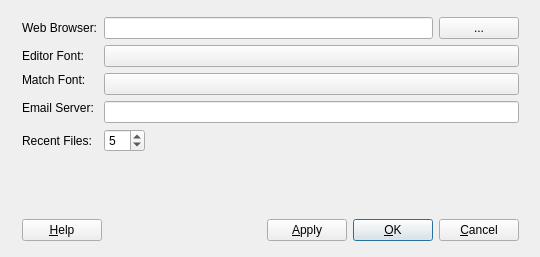
<?xml version="1.0" encoding="UTF-8"?>
<ui version="4.0">
 <class>PrefsBA</class>
 <widget class="QDialog" name="PrefsBA">
  <property name="geometry">
   <rect>
    <x>0</x>
    <y>0</y>
    <width>540</width>
    <height>257</height>
   </rect>
  </property>
  <property name="windowTitle">
   <string>Preferences</string>
  </property>
  <property name="sizeGripEnabled">
   <bool>false</bool>
  </property>
  <widget class="QWidget" name="layout5">
   <property name="geometry">
    <rect>
     <x>11</x>
     <y>6</y>
     <width>519</width>
     <height>246</height>
    </rect>
   </property>
   <layout class="QVBoxLayout">
    <item>
     <layout class="QGridLayout">
      <item row="1" column="0">
       <widget class="QLabel" name="TextLabel2">
        <property name="sizePolicy">
         <sizepolicy hsizetype="Fixed" vsizetype="Minimum">
          <horstretch>0</horstretch>
          <verstretch>0</verstretch>
         </sizepolicy>
        </property>
        <property name="text">
         <string>Editor Font:</string>
        </property>
        <property name="wordWrap">
         <bool>false</bool>
        </property>
       </widget>
      </item>
      <item row="0" column="3">
       <widget class="QPushButton" name="browserButton">
        <property name="sizePolicy">
         <sizepolicy hsizetype="Fixed" vsizetype="Fixed">
          <horstretch>0</horstretch>
          <verstretch>0</verstretch>
         </sizepolicy>
        </property>
        <property name="text">
         <string>...</string>
        </property>
       </widget>
      </item>
      <item row="0" column="1" colspan="2">
       <widget class="QLineEdit" name="browserEdit"/>
      </item>
      <item row="2" column="1" rowspan="2" colspan="3">
       <widget class="QPushButton" name="fontButtonMatch">
        <property name="text">
         <string/>
        </property>
       </widget>
      </item>
      <item row="2" column="0">
       <widget class="QLabel" name="textLabel1">
        <property name="text">
         <string>Match Font:</string>
        </property>
        <property name="wordWrap">
         <bool>false</bool>
        </property>
       </widget>
      </item>
      <item row="1" column="1" colspan="3">
       <widget class="QPushButton" name="fontButton">
        <property name="text">
         <string/>
        </property>
       </widget>
      </item>
      <item row="4" column="1" colspan="3">
       <widget class="QLineEdit" name="emailServerEdit"/>
      </item>
      <item row="3" column="0" rowspan="2">
       <widget class="QLabel" name="TextLabel1_2Emaii">
        <property name="sizePolicy">
         <sizepolicy hsizetype="Fixed" vsizetype="Minimum">
          <horstretch>0</horstretch>
          <verstretch>0</verstretch>
         </sizepolicy>
        </property>
        <property name="text">
         <string>Email Server:</string>
        </property>
        <property name="wordWrap">
         <bool>false</bool>
        </property>
       </widget>
      </item>
      <item row="5" column="0">
       <widget class="QLabel" name="TextLabel1_2">
        <property name="sizePolicy">
         <sizepolicy hsizetype="Fixed" vsizetype="Minimum">
          <horstretch>0</horstretch>
          <verstretch>0</verstretch>
         </sizepolicy>
        </property>
        <property name="text">
         <string>Recent Files:</string>
        </property>
        <property name="wordWrap">
         <bool>false</bool>
        </property>
       </widget>
      </item>
      <item row="5" column="2" colspan="2">
       <spacer name="Spacer1_2">
        <property name="orientation">
         <enum>Qt::Horizontal</enum>
        </property>
        <property name="sizeType">
         <enum>QSizePolicy::Expanding</enum>
        </property>
        <property name="sizeHint" stdset="0">
         <size>
          <width>380</width>
          <height>20</height>
         </size>
        </property>
       </spacer>
      </item>
      <item row="5" column="1">
       <widget class="QSpinBox" name="recentFilesSpinBox">
        <property name="sizePolicy">
         <sizepolicy hsizetype="Fixed" vsizetype="Fixed">
          <horstretch>0</horstretch>
          <verstretch>0</verstretch>
         </sizepolicy>
        </property>
        <property name="maximum">
         <number>25</number>
        </property>
        <property name="value">
         <number>5</number>
        </property>
       </widget>
      </item>
      <item row="0" column="0">
       <widget class="QLabel" name="TextLabel1">
        <property name="sizePolicy">
         <sizepolicy hsizetype="Fixed" vsizetype="Minimum">
          <horstretch>0</horstretch>
          <verstretch>0</verstretch>
         </sizepolicy>
        </property>
        <property name="text">
         <string>Web Browser:</string>
        </property>
        <property name="wordWrap">
         <bool>false</bool>
        </property>
       </widget>
      </item>
     </layout>
    </item>
    <item>
     <spacer name="Spacer1">
      <property name="orientation">
       <enum>Qt::Vertical</enum>
      </property>
      <property name="sizeType">
       <enum>QSizePolicy::Expanding</enum>
      </property>
      <property name="sizeHint" stdset="0">
       <size>
        <width>20</width>
        <height>40</height>
       </size>
      </property>
     </spacer>
    </item>
    <item>
     <layout class="QHBoxLayout">
      <property name="spacing">
       <number>6</number>
      </property>
      <property name="margin">
       <number>0</number>
      </property>
      <item>
       <widget class="QPushButton" name="buttonHelp">
        <property name="text">
         <string>&amp;Help</string>
        </property>
        <property name="autoDefault">
         <bool>true</bool>
        </property>
       </widget>
      </item>
      <item>
       <spacer name="Horizontal Spacing2">
        <property name="orientation">
         <enum>Qt::Horizontal</enum>
        </property>
        <property name="sizeType">
         <enum>QSizePolicy::Expanding</enum>
        </property>
        <property name="sizeHint" stdset="0">
         <size>
          <width>20</width>
          <height>20</height>
         </size>
        </property>
       </spacer>
      </item>
      <item>
       <widget class="QPushButton" name="buttonApply">
        <property name="text">
         <string>&amp;Apply</string>
        </property>
        <property name="autoDefault">
         <bool>true</bool>
        </property>
       </widget>
      </item>
      <item>
       <widget class="QPushButton" name="buttonOk">
        <property name="text">
         <string>&amp;OK</string>
        </property>
        <property name="autoDefault">
         <bool>true</bool>
        </property>
        <property name="default">
         <bool>true</bool>
        </property>
       </widget>
      </item>
      <item>
       <widget class="QPushButton" name="buttonCancel">
        <property name="text">
         <string>&amp;Cancel</string>
        </property>
        <property name="autoDefault">
         <bool>true</bool>
        </property>
       </widget>
      </item>
     </layout>
    </item>
   </layout>
  </widget>
 </widget>
 <layoutdefault spacing="6" margin="11"/>
 <tabstops>
  <tabstop>browserEdit</tabstop>
  <tabstop>browserButton</tabstop>
  <tabstop>fontButton</tabstop>
  <tabstop>emailServerEdit</tabstop>
  <tabstop>recentFilesSpinBox</tabstop>
  <tabstop>buttonHelp</tabstop>
  <tabstop>buttonApply</tabstop>
  <tabstop>buttonOk</tabstop>
  <tabstop>buttonCancel</tabstop>
 </tabstops>
 <resources/>
 <connections>
  <connection>
   <sender>buttonOk</sender>
   <signal>clicked()</signal>
   <receiver>PrefsBA</receiver>
   <slot>accept()</slot>
   <hints>
    <hint type="sourcelabel">
     <x>20</x>
     <y>20</y>
    </hint>
    <hint type="destinationlabel">
     <x>20</x>
     <y>20</y>
    </hint>
   </hints>
  </connection>
  <connection>
   <sender>buttonCancel</sender>
   <signal>clicked()</signal>
   <receiver>PrefsBA</receiver>
   <slot>reject()</slot>
   <hints>
    <hint type="sourcelabel">
     <x>20</x>
     <y>20</y>
    </hint>
    <hint type="destinationlabel">
     <x>20</x>
     <y>20</y>
    </hint>
   </hints>
  </connection>
  <connection>
   <sender>browserButton</sender>
   <signal>pressed()</signal>
   <receiver>PrefsBA</receiver>
   <slot>open()</slot>
   <hints>
    <hint type="sourcelabel">
     <x>20</x>
     <y>20</y>
    </hint>
    <hint type="destinationlabel">
     <x>20</x>
     <y>20</y>
    </hint>
   </hints>
  </connection>
 </connections>
</ui>
